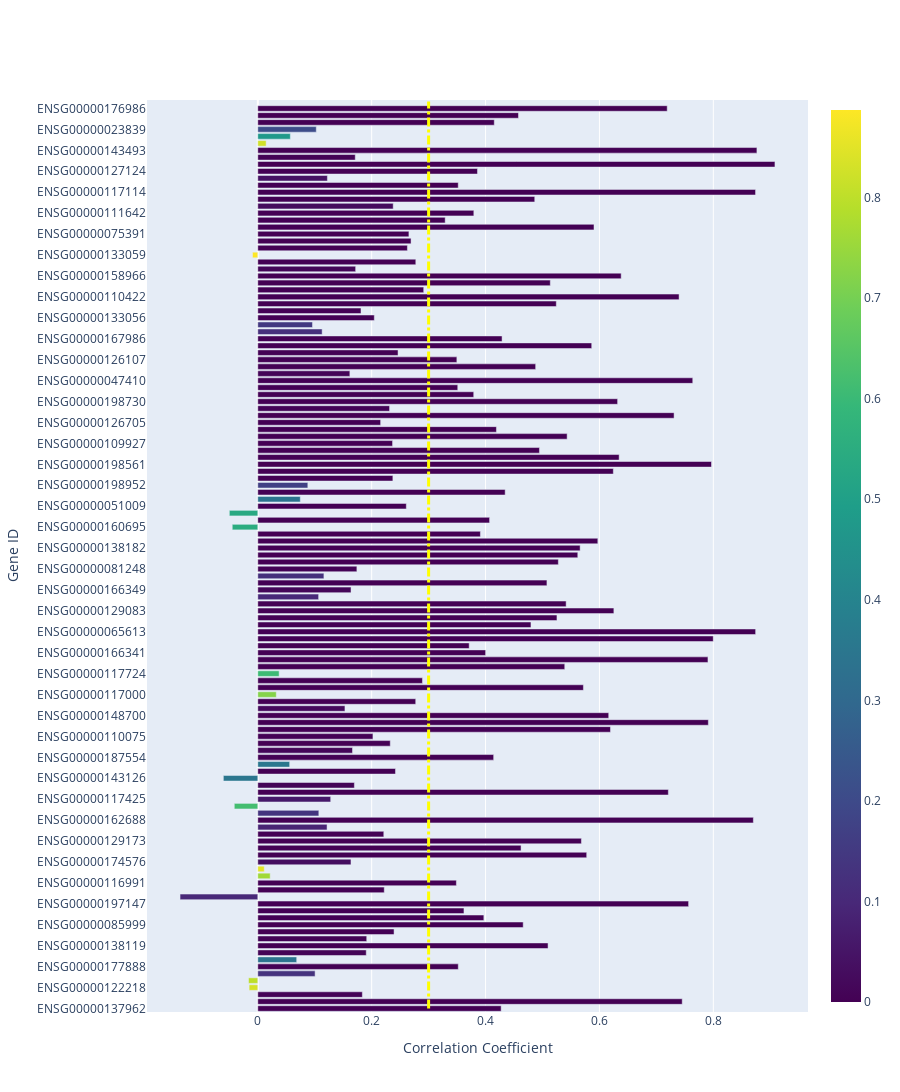

The notebook cell this image was saved under:
### Code cell
gene_names = list(gene_data_dict.keys())
# Create the bar chart
fig = go.Figure(go.Bar(
    x=list(correlation_list2.values()),
    y=gene_names,
    orientation='h',  # Horizontal bar chart
    marker=dict(color=list(p_value_list2.values()), coloraxis="coloraxis")  # Color based on the correlation factor
))
fig.add_shape(
    type="line",
    x0=0.3, y0=0, x1=0.3, y1=len(gene_names),
    line=dict(color="yellow", width=3, dash="dashdot"),
)


# Update layout for better visualization
fig.update_layout(
    xaxis_title="Correlation Coefficient",
    yaxis_title="Gene ID",
    coloraxis=dict(colorscale='Viridis'),  # Red for higher, blue for lower values
    height=1200  # Adjust height based on the number of genes to avoid squeezing
)

fig.show()
# fig.write_image('jsd_ens_diff_cc_bar.pdf')

### Figure 1 — Plotly figure (JSON) as saved in the notebook; plotly's stock layout.template omitted (floating-point values rounded to 4 significant figures; data arrays with more than 128 entries replaced by an {"elided": "..."} marker saying what was removed)
{"data": [{"marker": {"color": {"elided": "130 float values"}, "coloraxis": "coloraxis"}, "orientation": "h", "type": "bar", "x": {"elided": "130 float values"}, "y": {"elided": "130 str values"}}], "layout": {"coloraxis": {"colorscale": [[0, "#440154"], [0.1111, "#482878"], [0.2222, "#3e4989"], [0.3333, "#31688e"], [0.4444, "#26828e"], [0.5556, "#1f9e89"], [0.6667, "#35b779"], [0.7778, "#6ece58"], [0.8889, "#b5de2b"], [1, "#fde725"]]}, "height": 1200, "shapes": [{"line": {"color": "yellow", "dash": "dashdot", "width": 3}, "type": "line", "x0": 0.3, "x1": 0.3, "y0": 0, "y1": 130}], "xaxis": {"title": {"text": "Correlation Coefficient"}}, "yaxis": {"title": {"text": "Gene ID"}}}}
